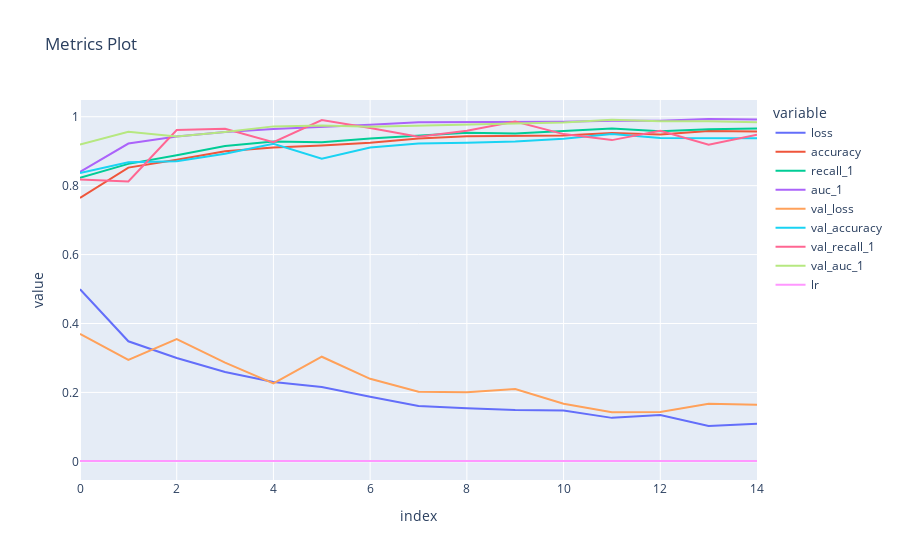

Here is the notebook cell this chart was saved with:
### Code cell
history= model.history.history
px.line(history,title = "Metrics Plot")

### Figure 1 — Plotly figure (JSON) as saved in the notebook; plotly's stock layout.template omitted (floating-point values rounded to 4 significant figures)
{"data": [{"hovertemplate": "variable=loss<br>index=%{x}<br>value=%{y}<extra></extra>", "legendgroup": "loss", "line": {"color": "#636efa", "dash": "solid"}, "marker": {"symbol": "circle"}, "mode": "lines", "name": "loss", "orientation": "v", "showlegend": true, "type": "scatter", "x": [0, 1, 2, 3, 4, 5, 6, 7, 8, 9, 10, 11, 12, 13, 14], "xaxis": "x", "y": [0.4996, 0.3484, 0.2998, 0.2591, 0.23, 0.2159, 0.1877, 0.1604, 0.1544, 0.1492, 0.1478, 0.1262, 0.1344, 0.1029, 0.109], "yaxis": "y"}, {"hovertemplate": "variable=accuracy<br>index=%{x}<br>value=%{y}<extra></extra>", "legendgroup": "accuracy", "line": {"color": "#EF553B", "dash": "solid"}, "marker": {"symbol": "circle"}, "mode": "lines", "name": "accuracy", "orientation": "v", "showlegend": true, "type": "scatter", "x": [0, 1, 2, 3, 4, 5, 6, 7, 8, 9, 10, 11, 12, 13, 14], "xaxis": "x", "y": [0.7645, 0.8523, 0.8754, 0.8996, 0.9107, 0.9162, 0.9244, 0.937, 0.9433, 0.9447, 0.9453, 0.953, 0.9484, 0.9587, 0.9572], "yaxis": "y"}, {"hovertemplate": "variable=recall_1<br>index=%{x}<br>value=%{y}<extra></extra>", "legendgroup": "recall_1", "line": {"color": "#00cc96", "dash": "solid"}, "marker": {"symbol": "circle"}, "mode": "lines", "name": "recall_1", "orientation": "v", "showlegend": true, "type": "scatter", "x": [0, 1, 2, 3, 4, 5, 6, 7, 8, 9, 10, 11, 12, 13, 14], "xaxis": "x", "y": [0.8225, 0.8632, 0.8885, 0.9153, 0.9282, 0.9263, 0.9368, 0.9459, 0.9536, 0.9512, 0.9579, 0.9656, 0.9579, 0.9636, 0.9656], "yaxis": "y"}, {"hovertemplate": "variable=auc_1<br>index=%{x}<br>value=%{y}<extra></extra>", "legendgroup": "auc_1", "line": {"color": "#ab63fa", "dash": "solid"}, "marker": {"symbol": "circle"}, "mode": "lines", "name": "auc_1", "orientation": "v", "showlegend": true, "type": "scatter", "x": [0, 1, 2, 3, 4, 5, 6, 7, 8, 9, 10, 11, 12, 13, 14], "xaxis": "x", "y": [0.8401, 0.9222, 0.9429, 0.9557, 0.9645, 0.9699, 0.977, 0.9838, 0.9846, 0.9852, 0.9853, 0.9884, 0.988, 0.9934, 0.9921], "yaxis": "y"}, {"hovertemplate": "variable=val_loss<br>index=%{x}<br>value=%{y}<extra></extra>", "legendgroup": "val_loss", "line": {"color": "#FFA15A", "dash": "solid"}, "marker": {"symbol": "circle"}, "mode": "lines", "name": "val_loss", "orientation": "v", "showlegend": true, "type": "scatter", "x": [0, 1, 2, 3, 4, 5, 6, 7, 8, 9, 10, 11, 12, 13, 14], "xaxis": "x", "y": [0.3698, 0.2945, 0.3547, 0.2867, 0.2261, 0.3035, 0.2394, 0.202, 0.2007, 0.2097, 0.1673, 0.1425, 0.1429, 0.1672, 0.1642], "yaxis": "y"}, {"hovertemplate": "variable=val_accuracy<br>index=%{x}<br>value=%{y}<extra></extra>", "legendgroup": "val_accuracy", "line": {"color": "#19d3f3", "dash": "solid"}, "marker": {"symbol": "circle"}, "mode": "lines", "name": "val_accuracy", "orientation": "v", "showlegend": true, "type": "scatter", "x": [0, 1, 2, 3, 4, 5, 6, 7, 8, 9, 10, 11, 12, 13, 14], "xaxis": "x", "y": [0.8368, 0.8676, 0.871, 0.8927, 0.9212, 0.8779, 0.911, 0.9224, 0.9247, 0.9281, 0.9361, 0.9498, 0.9384, 0.9384, 0.9372], "yaxis": "y"}, {"hovertemplate": "variable=val_recall_1<br>index=%{x}<br>value=%{y}<extra></extra>", "legendgroup": "val_recall_1", "line": {"color": "#FF6692", "dash": "solid"}, "marker": {"symbol": "circle"}, "mode": "lines", "name": "val_recall_1", "orientation": "v", "showlegend": true, "type": "scatter", "x": [0, 1, 2, 3, 4, 5, 6, 7, 8, 9, 10, 11, 12, 13, 14], "xaxis": "x", "y": [0.8178, 0.812, 0.9612, 0.9651, 0.9264, 0.9903, 0.9671, 0.9419, 0.9593, 0.9864, 0.9496, 0.9322, 0.9593, 0.9186, 0.9477], "yaxis": "y"}, {"hovertemplate": "variable=val_auc_1<br>index=%{x}<br>value=%{y}<extra></extra>", "legendgroup": "val_auc_1", "line": {"color": "#B6E880", "dash": "solid"}, "marker": {"symbol": "circle"}, "mode": "lines", "name": "val_auc_1", "orientation": "v", "showlegend": true, "type": "scatter", "x": [0, 1, 2, 3, 4, 5, 6, 7, 8, 9, 10, 11, 12, 13, 14], "xaxis": "x", "y": [0.9191, 0.9563, 0.9423, 0.9559, 0.972, 0.9744, 0.9708, 0.9747, 0.9778, 0.9804, 0.9832, 0.9911, 0.9871, 0.9871, 0.9843], "yaxis": "y"}, {"hovertemplate": "variable=lr<br>index=%{x}<br>value=%{y}<extra></extra>", "legendgroup": "lr", "line": {"color": "#FF97FF", "dash": "solid"}, "marker": {"symbol": "circle"}, "mode": "lines", "name": "lr", "orientation": "v", "showlegend": true, "type": "scatter", "x": [0, 1, 2, 3, 4, 5, 6, 7, 8, 9, 10, 11, 12, 13, 14], "xaxis": "x", "y": [0.001, 0.001, 0.001, 0.001, 0.001, 0.001, 0.001, 0.001, 0.001, 0.001, 0.001, 0.001, 0.001, 0.001, 0.001], "yaxis": "y"}], "layout": {"legend": {"title": {"text": "variable"}, "tracegroupgap": 0}, "title": {"text": "Metrics Plot"}, "xaxis": {"anchor": "y", "domain": [0, 1], "title": {"text": "index"}}, "yaxis": {"anchor": "x", "domain": [0, 1], "title": {"text": "value"}}}}
